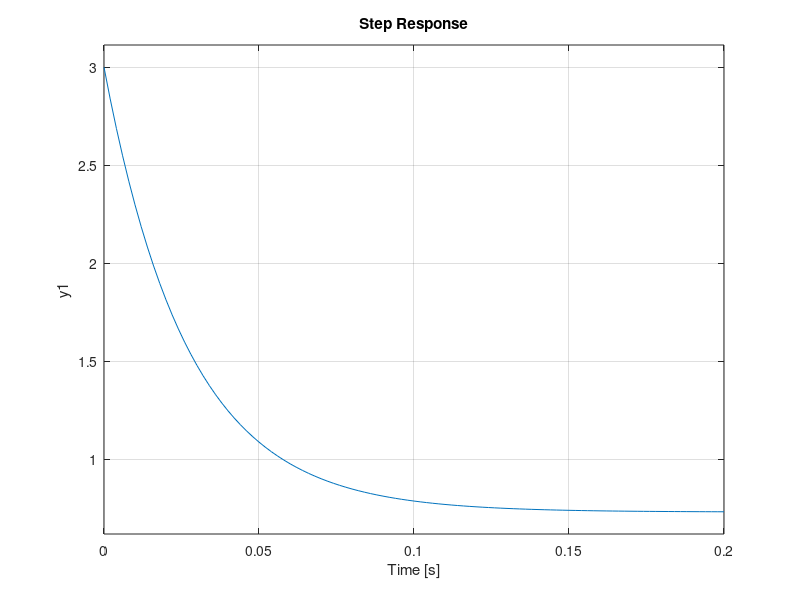

Here is the MATLAB script that generated this plot: (Note: this script raises an error after producing the figure.)
%% f)
close all
H = tf([1 9], [-1 5]);
nyquist(H)

%%
close all

k = 0.9; nyquist(k*H)

Ho = feedback(k*H, 1);
step(Ho)

%%
close all

k = 1.5; nyquist(k*H)

Ho = feedback(k*H, 1);
step(Ho)

%% a)

k = 0.4; Hol = k*tf(10, [1 3], 'IOdelay', 1)

nyquist(Hol)
